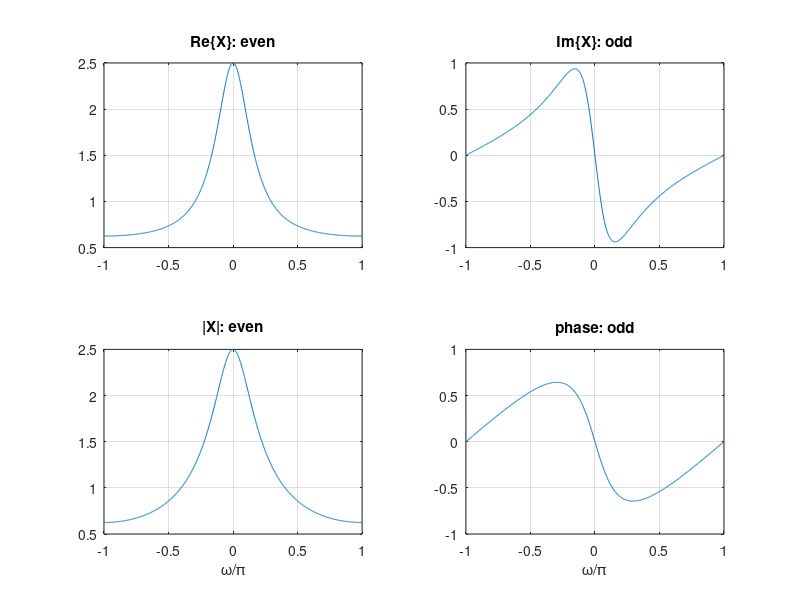

MATLAB code for this plot:
% Signals and Systems — Properties: Linearity and Symmetry
%title: Linearity and Symmetry of the Fourier Transform
%ar-title: الخطية والتماثل في تحويل فورييه
%lesson: ss-ch4-4
%course: signals-systems

%% Linearity: one combined fraction
%ar: x[n] = 4(−½)^n u[n] + (⅓)^n u[n]. بالخطية نجمع تحويلين، والمثال يوحّد المقام. نتحقق أن الصيغتين متطابقتان على كل ω.
w = linspace(-pi, pi, 1001); z = exp(-1j*w);
X1 = 4./(1 + 0.5*z) + 1./(1 - z/3);
X2 = (5 - (5/6)*z)./(1 + z/6 - z.^2/6);
fprintf('max difference = %.2e\n', max(abs(X1 - X2)))

%% Real signal -> conjugate-symmetric spectrum
%ar: لأي إشارة حقيقية: X(−ω) = X*(ω). إذن |X| زوجية، والطور فردي، Re{X} زوجي، و Im{X} فردي.
a = 0.6; X = 1./(1 - a*exp(-1j*w));
fprintf('max |X(-w) - conj(X(w))| = %.2e\n', max(abs(fliplr(X) - conj(X))))
subplot(2,2,1); plot(w/pi, real(X)); grid on; title('Re\{X\}: even')
subplot(2,2,2); plot(w/pi, imag(X)); grid on; title('Im\{X\}: odd')
subplot(2,2,3); plot(w/pi, abs(X)); grid on; title('|X|: even'); xlabel('\omega/\pi')
subplot(2,2,4); plot(w/pi, angle(X)); grid on; title('phase: odd'); xlabel('\omega/\pi')

%% Even part <-> real part
%ar: تحويل الجزء الزوجي = Re{X}. نحسب الجزء الزوجي لـ a^n u[n] ثم نحسب تحويله بالجمع المباشر.
n = -100:100; x = a.^n.*(n >= 0); xe = (x + fliplr(x))/2;
Xe = exp(-1j*w.'*n) * xe.';
fprintf('max |FT{xe} - Re{X}| = %.2e\n', max(abs(Xe.' - real(X))))

%%! Project idea: halve the work with symmetry
%ar: مشروع: لأن الطيف متماثل للإشارات الحقيقية، يكفي حساب الترددات الموجبة فقط. في fft: نصف القيم الأولى تكفي، والباقي مرافقها. وفّر الحساب والذاكرة في تطبيقاتك.
rng(7); x = randn(1, 16); F = fft(x);
fprintf('F(16-k+1) == conj(F(k+1)) for k = 1..7: %d\n', max(abs(F(16:-1:10) - conj(F(2:8)))) < 1e-12)
